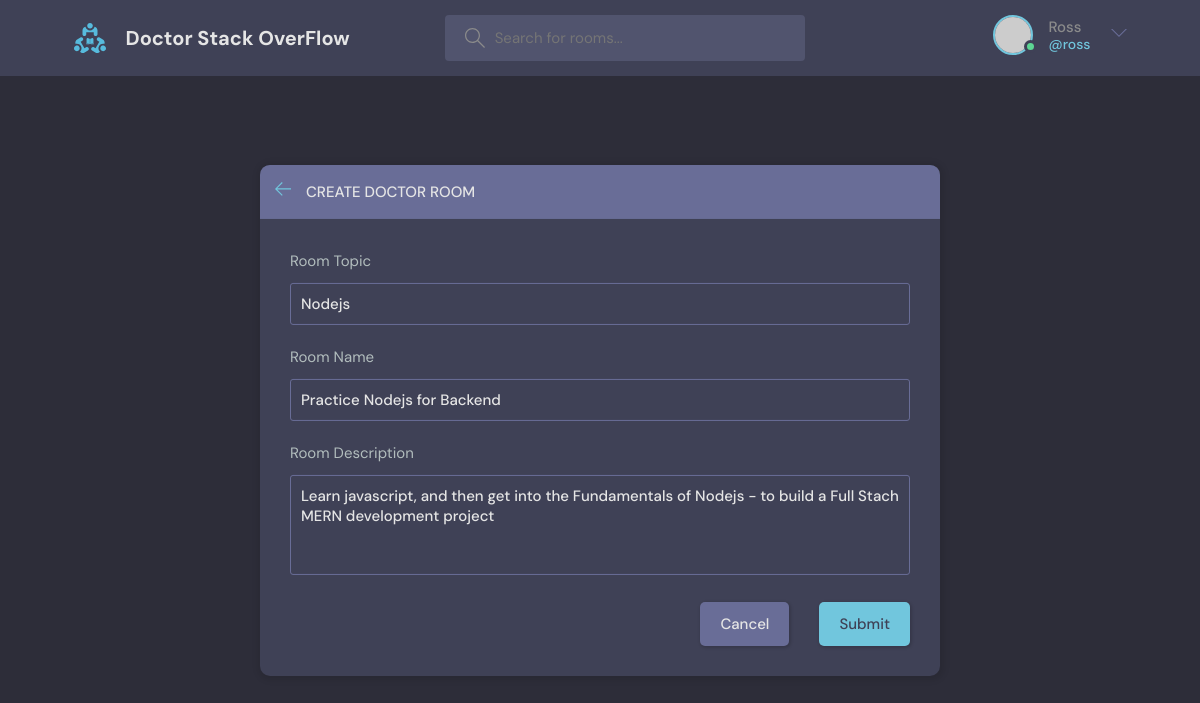
Page /update-room/11 (signed in) on the committed database.
### base/models.py (models this page shows, shortened)
class Room(models.Model):
    host = models.ForeignKey(User, on_delete=models.SET_NULL, null=True)
    topic = models.ForeignKey(Topic, on_delete=models.SET_NULL, null=True)
    name = models.CharField(max_length=200)
    description = models.TextField(null=True, blank=True)
    participants = models.ManyToManyField(
        User, related_name='participants', blank=True)
    updated_at = models.DateTimeField(auto_now=True)
    created_at = models.DateTimeField(auto_now_add=True)
    class Meta:
        ordering = ['-updated_at', '-created_at']

class Topic(models.Model):
    name = models.CharField(max_length=200)
    def __str__(self):
        return self.name

### base/views.py (the view, shortened to what this page needs)
# urls.py: path('update-room/<str:pk>', views.updateRoom, name='update-room'),
@login_required(login_url='login')
def updateRoom(request, pk):
    room = Room.objects.get(id=pk)
    form = RoomForm(instance=room)
    topics = Topic.objects.all()
    if request.user != room.host:
        return HttpResponse('You do not have the permissions')
    context = {'room': room, 'topics': topics, 'form': form}
    return render(request, 'base/room_form.html', context)

### base/forms.py
class RoomForm(ModelForm):
    class Meta:
        model = Room
        fields = '__all__'
        exclude = ['host', 'participants']

### base/templates/base/room_form.html (shortened to what this page needs)
{%extends 'main.html' %}
{%block content%}
  <main class="create-room layout">
    <div class="container">
      <div class="layout__box">
        <div class="layout__boxHeader">
          <div class="layout__boxTitle">
            <a href="{%url 'home' %}">
              <svg version="1.1" xmlns="http://www.w3.org/2000/svg" width="32" height="32" viewBox="0 0 32 32">
                <title>arrow-left</title>
                <path
                  d="M13.723 2.286l-13.723 13.714 13.719 13.714 1.616-1.611-10.96-10.96h27.625v-2.286h-27.625l10.965-10.965-1.616-1.607z">
                </path>
              </svg>
            </a>
            <h3>Create Doctor Room</h3>
          </div>
        </div>
        <div class="layout__body">
          <form class="form" action="{%url 'create-room' %}" method="POST">
            {%for field in form%}
            {%if field.label == 'Topic'%}
            <div class="form__group">
              <label for="topic">Room {{field.label}}</label>
              <input required type="text" name="topic" value = '{{room.topic}}' list="topic-list"/>
            </div>
            {%else%}
            <div class="form__group">
              <label for="{{field.label}}">Room {{field.label}}</label>
              {{field}}
            </div>
            {%endif%}
            {%endfor%}
            <div class="form__action">
              <a class="btn btn--dark" href="{%url 'home' %}">Cancel</a>
              <button class="btn btn--main" type="submit">Submit</button>
            </div>
          </form>
        </div>
      </div>
    </div>
  </main>
{%endblock content%}

### templates/navbar.html (shortened to what this page needs)
{%load static %}
<header class="header header--loggedIn">
  <div class="container">
    <a href="{% url 'home' %}" class="header__logo">
      <img src="{% static 'images/logo.svg' %}" />
      <h1>Doctor Stack OverFlow</h1>
    </a>
    <form class="header__search" method="GET", action="{% url 'home' %}">
      <label>
        <input name = "q" placeholder="Search for rooms..." />
      </label>
    </form>
    <nav class="header__menu">
      {% if request.user.is_authenticated %}
      <div class="header__user">
        <a href="{% url 'user-profile' request.user.id %}">
          <div class="avatar avatar--medium active">
            <img src="https://randomuser.me/api/portraits/men/37.jpg" />
          </div>
          <p>{{request.user.first_name}} <span>@{{request.user.username}}</span></p>
        </a>
        <button class="dropdown-button">
          <svg version="1.1" xmlns="http://www.w3.org/2000/svg" width="32" height="32" viewBox="0 0 32 32">
            <title>chevron-down</title>
            <path d="M16 21l-13-13h-3l16 16 16-16h-3l-13 13z"></path>
          </svg>
        </button>
      </div>
      {%else %}
      <a href="{% url 'login' %}">
        <img src="{% static 'images/logo.svg' %}" />
        <p>Login</p>
      </a>
      {% endif %}
    </nav>
  </div>
</header>

### rows in the picture
Room: topic "Nodejs", form "Practice Nodejs for Backend" "Learn javascript, and then get into the Fundamentals of Nodejs - to build a Full Stach MERN development project"

### other values in the picture
{{ request.user.first_name }} "Ross"
{{ request.user.username }} "ross"
{{ field.label }} "Topic"
{{ field.label }} "Name" "Description"
